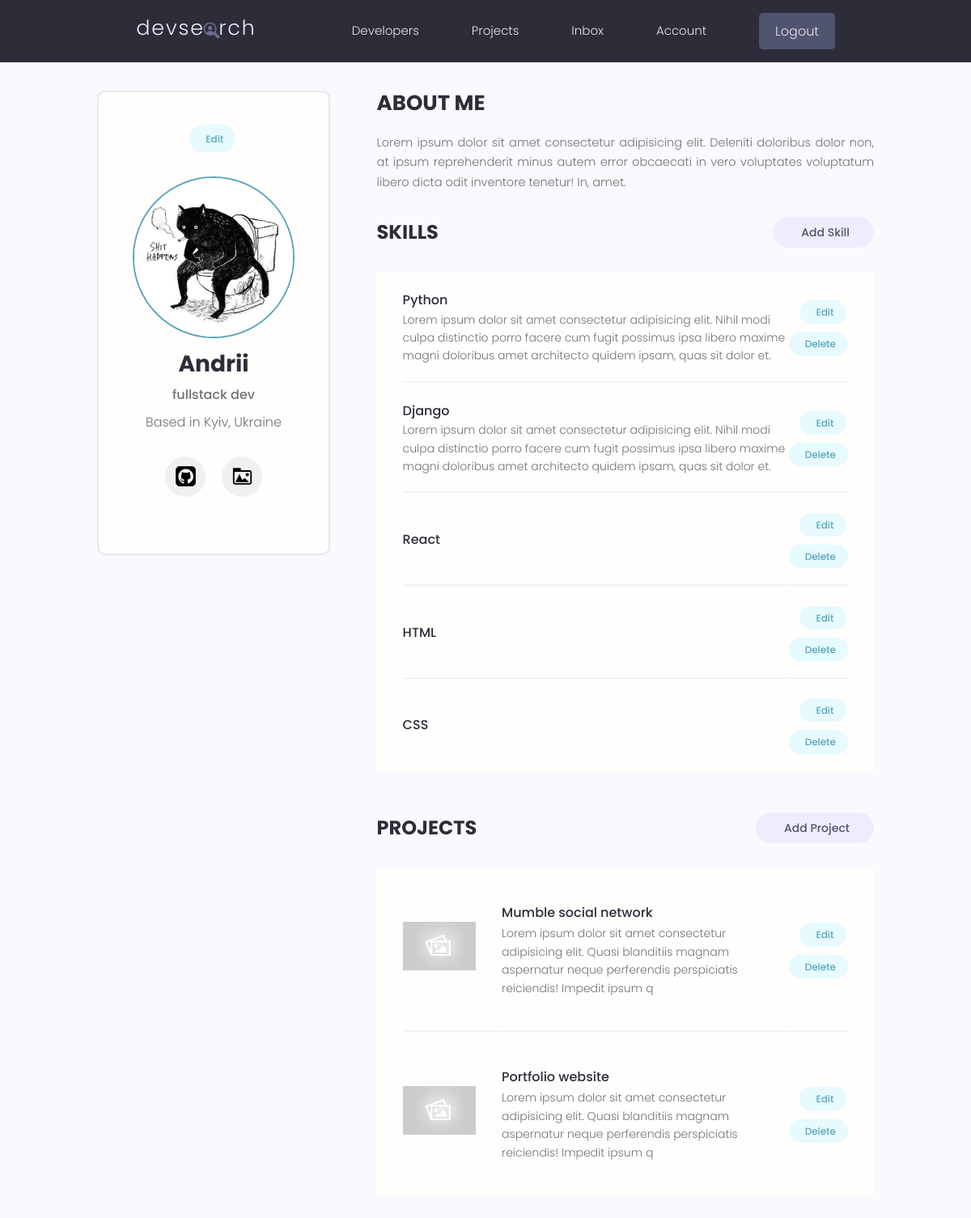
Page /account/ (signed in) on the earlier database version.
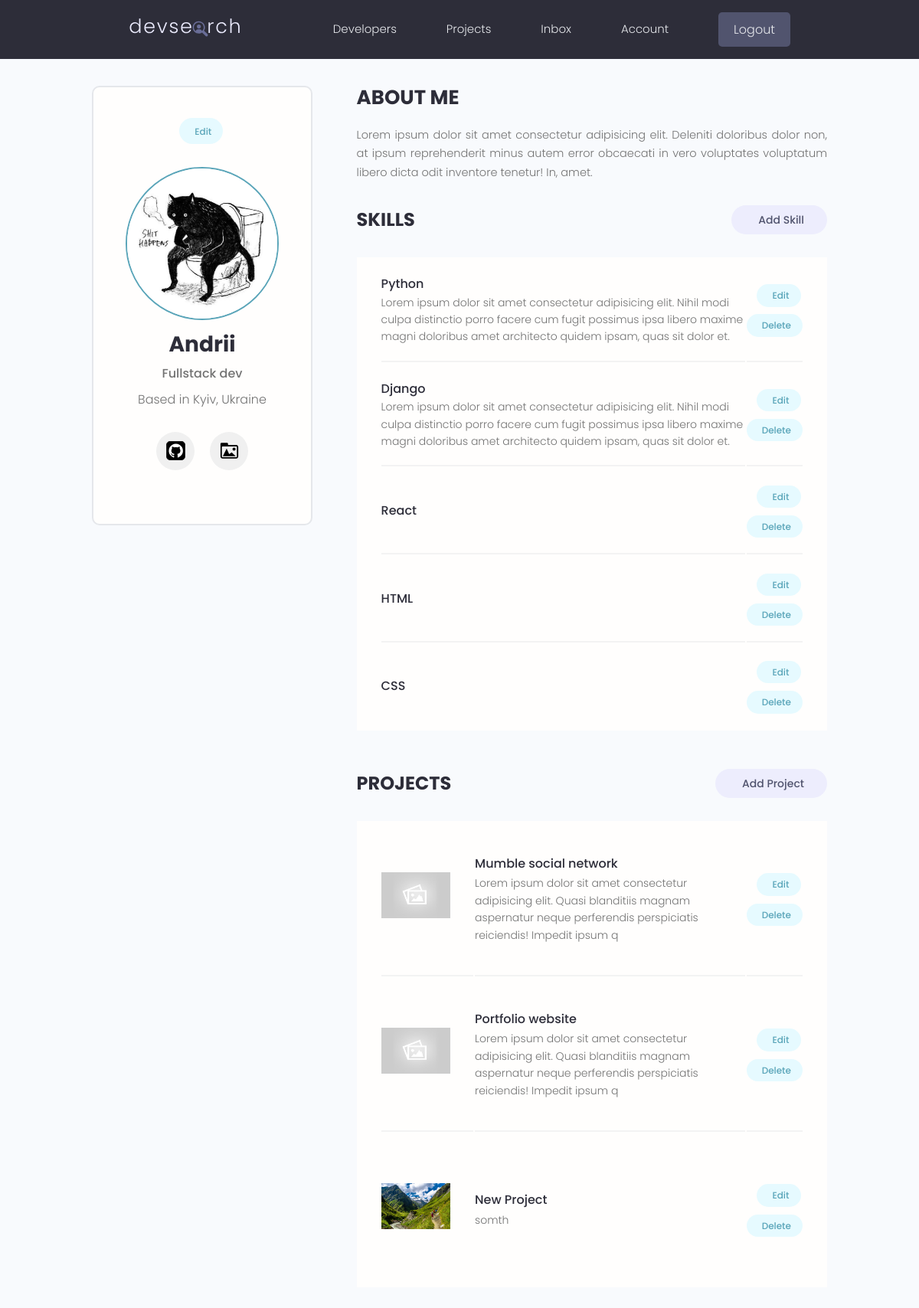
Same page on the later database version.
### users/models.py (models this page shows, shortened)
class Profile(models.Model):
    user = models.OneToOneField(User, on_delete=models.CASCADE, null=True, blank=True)
    name = models.CharField(max_length=200, blank=True, null=True)
    email = models.EmailField(max_length=500, blank=True, null=True)
    username = models.CharField(max_length=200, blank=True, null=True)
    location = models.CharField(max_length=200, blank=True, null=True)
    short_intro = models.CharField(max_length=200, blank=True, null=True)
    bio = models.TextField(blank=True, null=True)
    profile_image = models.ImageField(null=True, blank=True, upload_to='profiles/', default="profiles/user-default.png")
    social_github = models.CharField(max_length=200, blank=True, null=True)
    social_twitter = models.CharField(max_length=200, blank=True, null=True)
    social_linkedin = models.CharField(max_length=200, blank=True, null=True)
    social_youtube = models.CharField(max_length=200, blank=True, null=True)
    social_website = models.CharField(max_length=200, blank=True, null=True)
    created=models.DateTimeField(auto_now_add=True)
    id = models.UUIDField(default=uuid.uuid4,unique=True,primary_key=True,editable=False)

class Skill(models.Model):
    owner=models.ForeignKey(Profile, on_delete=models.CASCADE, null=True, blank=True)
    name=models.CharField(max_length=200, blank=True, null=True)
    description=models.TextField(null=True, blank=True)
    created=models.DateTimeField(auto_now_add=True)
    id = models.UUIDField(default=uuid.uuid4,unique=True,primary_key=True,editable=False)

### projects/models.py (models this page shows, shortened)
class Project(models.Model):
    owner = models.ForeignKey(Profile,null=True,blank=True,on_delete=models.SET_NULL)
    title=models.CharField(max_length=200)
    description=models.TextField(null=True,blank=True)
    featured_img=models.ImageField(null=True,blank=True,default='default.jpg')
    demo_link=models.CharField(max_length=2000,null=True,blank=True)
    source_link=models.CharField(max_length=2000,null=True,blank=True)
    tags=models.ManyToManyField('Tag',blank=True)
    vote_total=models.IntegerField(default=0,null=True,blank=True)
    vote_ratio=models.IntegerField(default=0,null=True,blank=True)
    created=models.DateTimeField(auto_now_add=True)
    id = models.UUIDField(default=uuid.uuid4,unique=True,primary_key=True,editable=False)

### users/views.py (the view)
# urls.py: path('account/',views.userAccount,name='account'),
@login_required(login_url='login')
def userAccount(request):
    profile=request.user.profile
    skills=profile.skill_set.all()
    projects=profile.project_set.all()
    context={'profile':profile,'skills':skills,'projects':projects}
    return render(request,'users/account.html',context)

### users/templates/users/account.html (shortened to what this page needs)
{% extends 'main.html' %}
{% load static %}
{% block content %}
  <main class="settingsPage profile my-md">
    <div class="container">
      <div class="layout">
        <div class="column column--1of3">
          <div class="card text-center">
            <div class="card__body dev">
              <a class="tag tag--pill tag--main settings__btn" href="{% url 'edit-account' %}"> Edit</a>
              <img class="avatar avatar--xl dev__avatar" src="{{ profile.profile_image.url }}" />
              <h2 class="dev__name">{{ profile.name }}</h2>
              <p class="dev__title">{{ profile.short_intro }}</p>
              <p class="dev__location">Based in {{ profile.location }}</p>
              <ul class="dev__social">
                {% if profile.social_github %}
                <li>
                  <a title="Github" href="{{ profile.social_github }}" target="_blank"><i class="im im-github"><img src="{% static 'images/profiles/icons/github-svgrepo-com.svg' %}" alt="GitHub"></i></a>
                </li>
                {% endif %}
                {% if profile.social_website %}
                <li>
                  <a title="Personal Website" href="{{ profile.social_website }}" target="_blank"><i class="im im-globe"><img src="{% static 'images/profiles/icons/portfolio-image-work-gallery-svgrepo-com.svg' %}" alt="Personal Page"></i></a>
                </li>
                {% endif %}
              </ul>
            </div>
          </div>
        </div>
        <div class="column column--2of3">
          <div class="devInfo">
            <h3 class="devInfo__title">About Me</h3>
            <p class="devInfo__about">{{ profile.bio }}</p>
          </div>
          <div class="settings">
            <h3 class="settings__title">Skills</h3>
            <a class="tag tag--pill tag--sub settings__btn tag--lg" href="{% url 'create-skill' %}"> Add Skill</a>
          </div>
          <table class="settings__table">
            {% for skill in skills %}
            <tr>
              <td class="settings__tableInfo">
                <h4>{{ skill.name }}</h4>
                <p>
                  {{ skill.description }}
                </p>
              </td>
              <td class="settings__tableActions">
                <a class="tag tag--pill tag--main settings__btn" href="{% url 'update-skill' skill.id %}"> Edit</a>
                <a class="tag tag--pill tag--main settings__btn" href="{% url 'delete-skill' skill.id %}?next=/account">
                  Delete</a>
              </td>
            </tr>
            {% endfor %}
          </table>
          <div class="settings">
            <h3 class="settings__title">Projects</h3>
            <a class="tag tag--pill tag--sub settings__btn tag--lg" href="{% url 'create-project' %}"> Add Project</a>
          </div>
          <table class="settings__table">
            {% for project in projects %}
            <tr>
              <td class="settings__thumbnail">
                <a href="{% url 'project' project.id %}"><img src="{{ project.featured_img.url }}" alt="Project Thumbnail" /></a>
              </td>
              <td class="settings__tableInfo">
                <a href="{% url 'project' project.id %}">{{ project.title }}</a>
                <p>
                  {{ project.description|slice:"150" }}
                </p>
              </td>
              <td class="settings__tableActions">
                <a class="tag tag--pill tag--main settings__btn" href="{% url 'update-project' project.id %}"> Edit</a>
                <a class="tag tag--pill tag--main settings__btn" href="{% url 'delete-project' project.id%}?next=/account">
                  Delete</a>
              </td>
            </tr>
            {% endfor %}
          </table>
        </div>
      </div>
    </div>
  </main>
{% endblock content %}

Differences in the rows shown:
changed Profile "Andrii": short_intro "fullstack dev" → "Fullstack dev"
added Project: featured_img (picture), title "New Project", description "somth"
